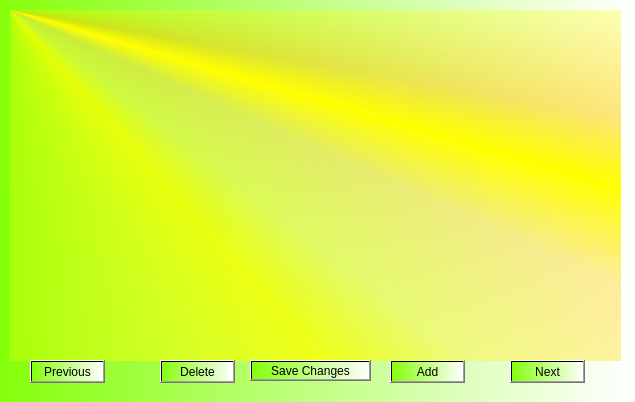
<?xml version="1.0" encoding="UTF-8"?>
<ui version="4.0">
 <class>Single</class>
 <widget class="QDialog" name="Single">
  <property name="geometry">
   <rect>
    <x>0</x>
    <y>0</y>
    <width>635</width>
    <height>402</height>
   </rect>
  </property>
  <property name="windowTitle">
   <string>Single Image</string>
  </property>
  <property name="styleSheet">
   <string notr="true">background-color: qlineargradient(spread:pad, x1:0, y1:0, x2:1, y2:0, stop:0 rgba(133, 255, 10, 255), stop:1 rgba(255, 255, 255, 255));</string>
  </property>
  <widget class="QPushButton" name="Add">
   <property name="geometry">
    <rect>
     <x>390</x>
     <y>360</y>
     <width>75</width>
     <height>23</height>
    </rect>
   </property>
   <property name="text">
    <string>Add</string>
   </property>
  </widget>
  <widget class="QLabel" name="imageLabel">
   <property name="geometry">
    <rect>
     <x>10</x>
     <y>10</y>
     <width>611</width>
     <height>351</height>
    </rect>
   </property>
   <property name="styleSheet">
    <string notr="true">background-color: qconicalgradient(cx:0, cy:0, angle:135, stop:0 rgba(255, 255, 0, 69), stop:0.375 rgba(255, 255, 0, 69), stop:0.423533 rgba(251, 255, 0, 145), stop:0.45 rgba(247, 255, 0, 208), stop:0.477581 rgba(255, 244, 71, 130), stop:0.518717 rgba(255, 218, 71, 130), stop:0.55 rgba(255, 255, 0, 255), stop:0.57754 rgba(255, 203, 0, 130), stop:0.625 rgba(255, 255, 0, 69), stop:1 rgba(255, 255, 0, 69));</string>
   </property>
  </widget>
  <widget class="QPushButton" name="Next">
   <property name="geometry">
    <rect>
     <x>510</x>
     <y>360</y>
     <width>75</width>
     <height>23</height>
    </rect>
   </property>
   <property name="text">
    <string>Next</string>
   </property>
  </widget>
  <widget class="QPushButton" name="Previous">
   <property name="geometry">
    <rect>
     <x>30</x>
     <y>360</y>
     <width>75</width>
     <height>23</height>
    </rect>
   </property>
   <property name="text">
    <string>Previous</string>
   </property>
  </widget>
  <widget class="QPushButton" name="Delete">
   <property name="geometry">
    <rect>
     <x>160</x>
     <y>360</y>
     <width>75</width>
     <height>23</height>
    </rect>
   </property>
   <property name="text">
    <string>Delete</string>
   </property>
  </widget>
  <widget class="QPushButton" name="SaveChanges">
   <property name="geometry">
    <rect>
     <x>250</x>
     <y>360</y>
     <width>121</width>
     <height>21</height>
    </rect>
   </property>
   <property name="text">
    <string>Save Changes</string>
   </property>
  </widget>
 </widget>
 <resources/>
 <connections/>
</ui>
